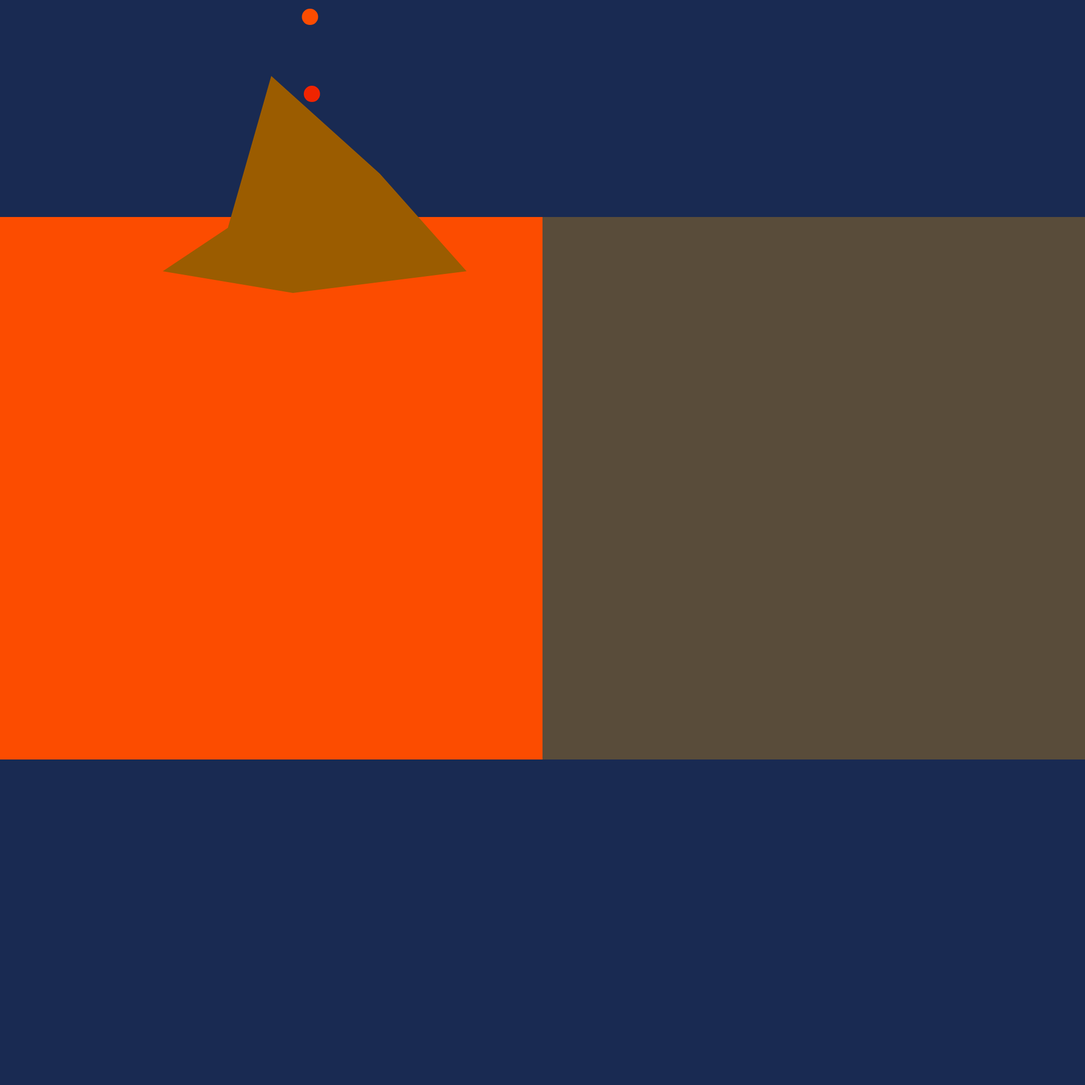
Frame 1 (no input)
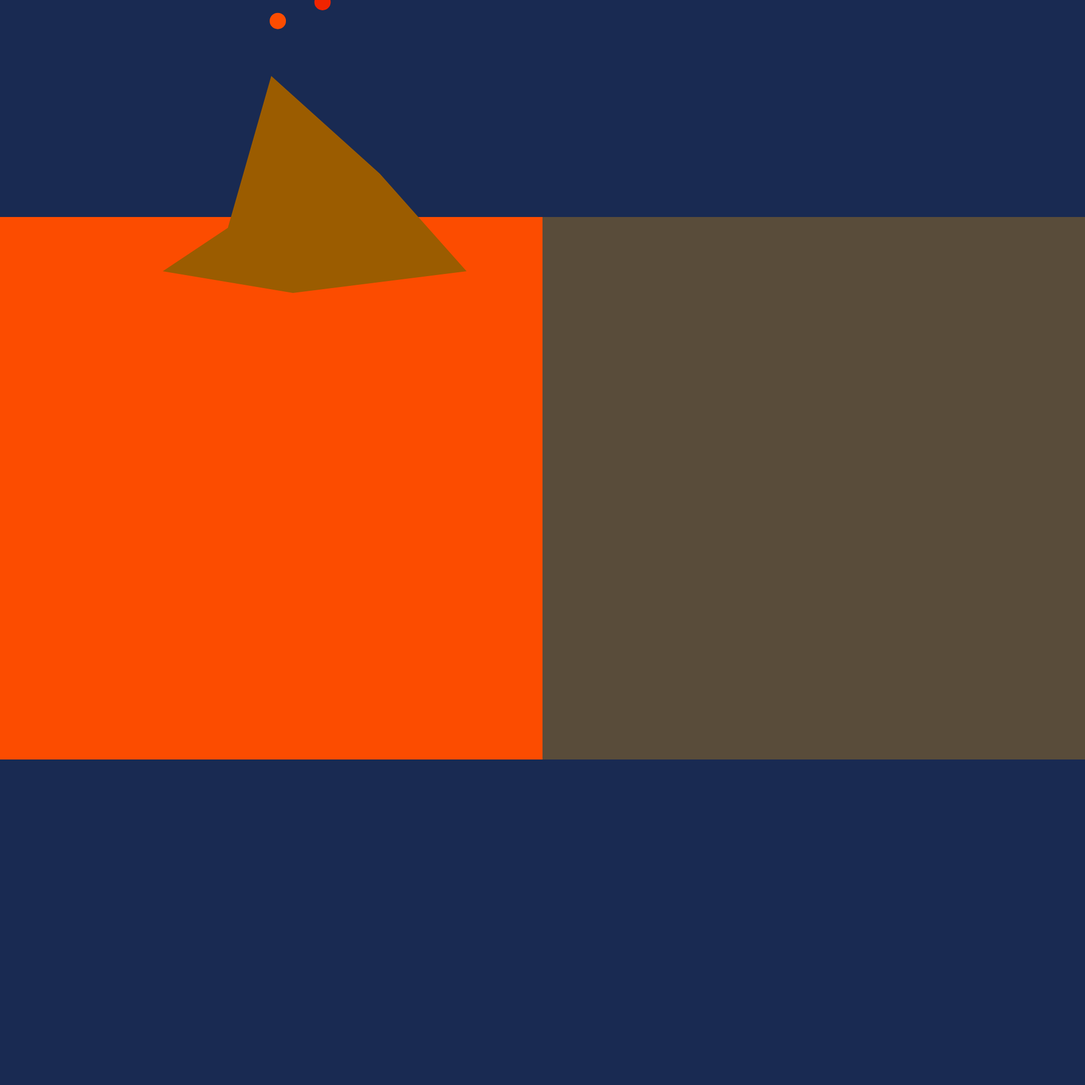
Frame 60 (no input)
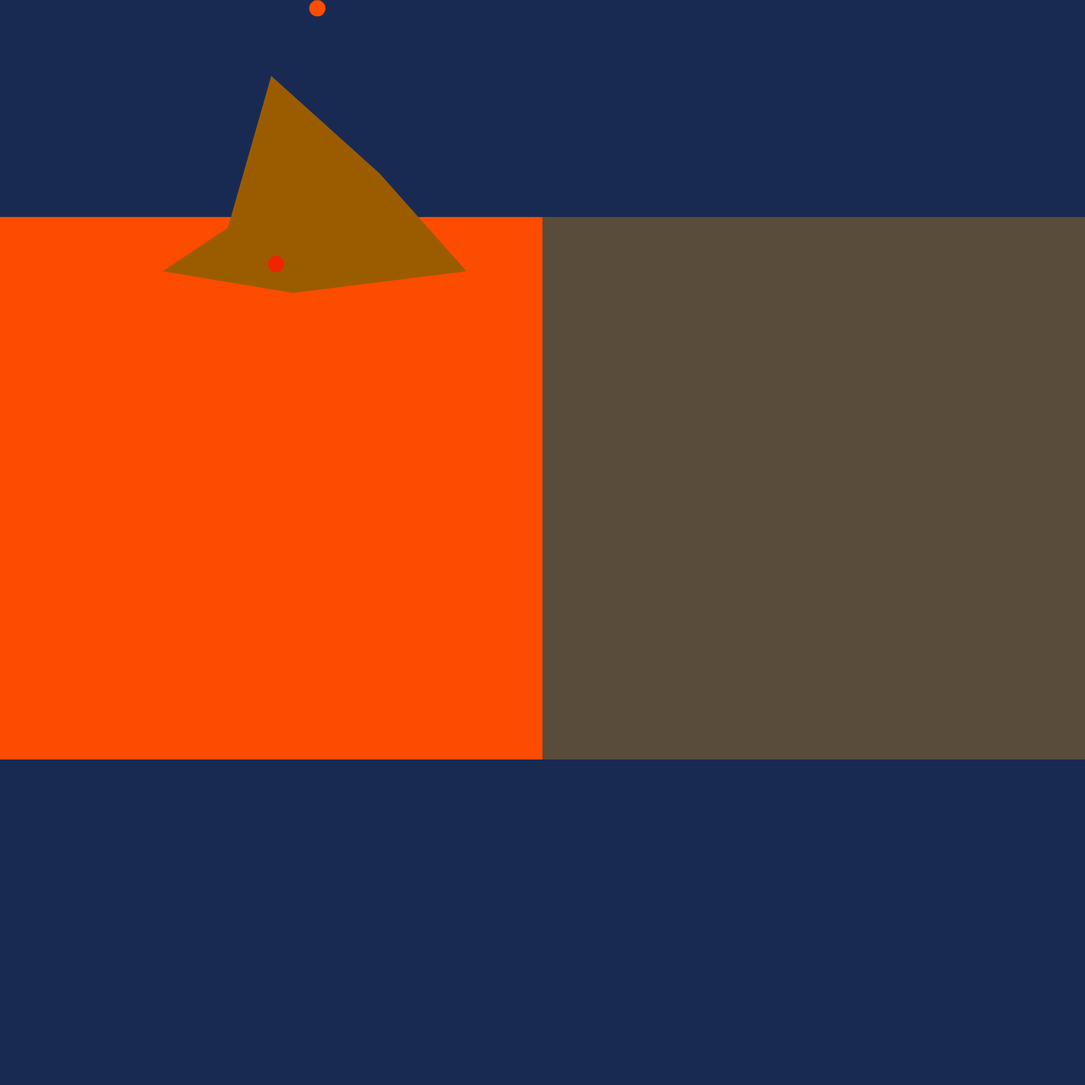
Frame 120 (the mouse pressed at the canvas centre since frame 60)

The p5.js sketch that drew these frames (run headless with seeded random() and noise() and a simulated clock; from frame 60 on, the mouse is pressed at the canvas centre):

// p5.js sketch
// ── sketch.js
// Hér kemur kóðinn þinn:

function setup() {
  createCanvas(2000,2000);
  noStroke()

  frameRate(20);


}

function draw() {
  var x = 500;
  var y = 500;

  background(25, 42, 82);

    beginShape();
    fill(252, 76, 0);
    noStroke();
    rect(0,400, 1000, 1000);
    endShape();

    beginShape();
    fill(89, 76, 58);
    noStroke();
    rect(1000,400, 1000, 1000);
    endShape();

    beginShape();
    fill(155, 92,0);
    vertex(x-200,y);//vestur
    vertex(x-80, y-80);
    vertex(x,y-360);//n
    vertex(x+200,y-180);//breidd na
    vertex(x+360, y);//a
    vertex(x+40,y+40);//breidd au

    endShape();

    beginShape();
    fill(252, 76, 0);
    noStroke();
    ellipse(random(500,600),random(0,150), 30, 30);
    endShape();//springa

    beginShape();
    fill(240, 36, 0);
    noStroke();
    ellipse(random(500,600),random(0,500), 30, 30);
    endShape();//springa



  }
